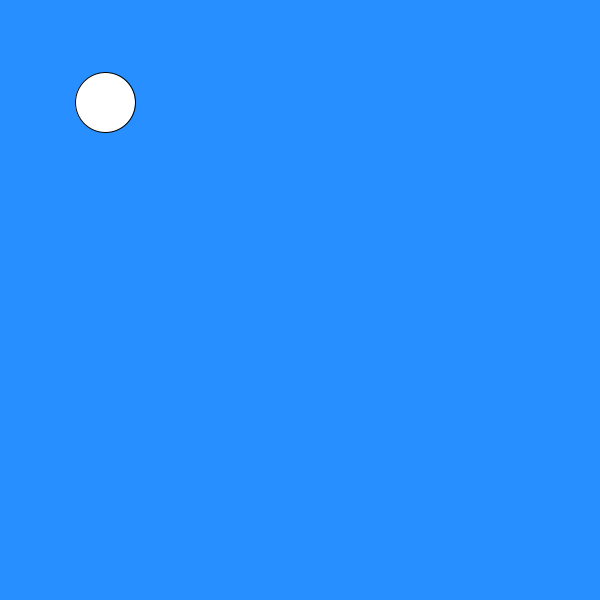
Frame 1 (no input)
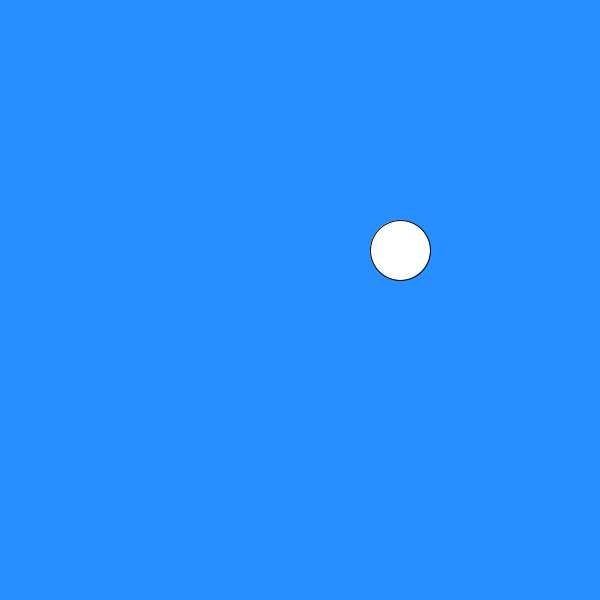
Frame 60 (the mouse pressed at the canvas centre just before this capture)
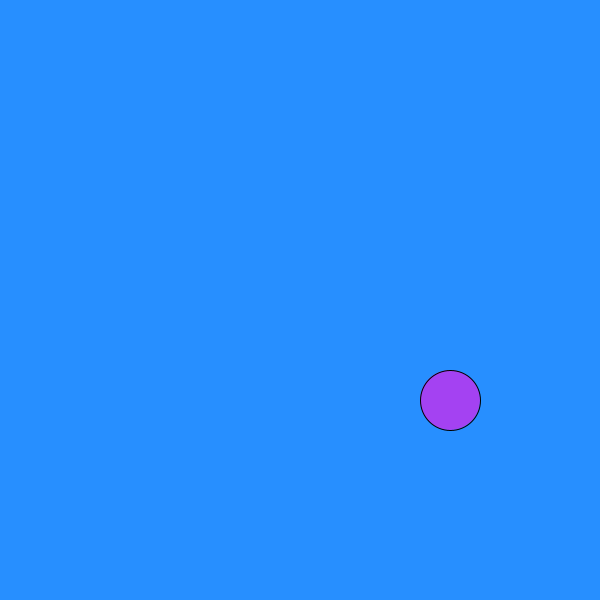
Frame 120 (the mouse held since frame 60 and released just before this capture)

The Processing sketch that drew these frames (run headless with seeded random() and noise(); from frame 60 on, the mouse is pressed at the canvas centre):

// Processing sketch: Repte2_part2
// ── Repte2_part2.pde

//Vectors de localització i velocitat
PVector loc;
PVector speed;

//Mida de la nostra finestra
int width = 600;
int height= 600;

//Mida del radi del nostre objecte
 int xShape = 60;
 int yShape = 60;


void setup()
{
  
  surface.setSize(width,height);
  
  //Valors inicials als Vectors
  
  loc = new PVector (100, 100);
  speed = new PVector (5, 2.5);
  
  
}


void draw(){
  
  //Color per al fons de la finestra
  
    background(39, 143, 320);
  
  //La classe PVector ens permet utilitzat el mètode "add" per tal de realitzar un moviment
  
   loc.add(speed);
   
   //Condicionals per tal que el nostre objecte no surti de la pantalla, reboti i canvi de color
  
  if(loc.x + (xShape/2) > width || loc.x - (xShape/2) < 0)
  {
   
    speed.x = speed.x * -1;
     fill(color( random(255),random(255),random(255)));
    
  }
  
  if(loc.y + (yShape/2) > height || loc.y - (yShape/2) < 0)
  {
   
    speed.y = speed.y * -1;
     fill(color( random(255),random(255),random(255)));
    
  }
  
  
  
  ellipse(loc.x, loc.y, xShape, yShape);
  
  
}
